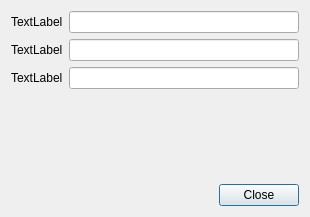
<?xml version="1.0" encoding="UTF-8"?>
<ui version="4.0">
 <class>Dialog</class>
 <widget class="QDialog" name="Dialog">
  <property name="geometry">
   <rect>
    <x>0</x>
    <y>0</y>
    <width>310</width>
    <height>217</height>
   </rect>
  </property>
  <property name="windowTitle">
   <string>Dialog</string>
  </property>
  <layout class="QVBoxLayout" name="verticalLayout">
   <item>
    <layout class="QGridLayout" name="gridLayout">
     <item row="0" column="0">
      <widget class="QLabel" name="label">
       <property name="minimumSize">
        <size>
         <width>0</width>
         <height>0</height>
        </size>
       </property>
       <property name="maximumSize">
        <size>
         <width>16777215</width>
         <height>16777215</height>
        </size>
       </property>
       <property name="text">
        <string>TextLabel</string>
       </property>
      </widget>
     </item>
     <item row="0" column="1">
      <widget class="QLineEdit" name="lineEdit">
       <property name="sizePolicy">
        <sizepolicy hsizetype="Expanding" vsizetype="Fixed">
         <horstretch>120</horstretch>
         <verstretch>0</verstretch>
        </sizepolicy>
       </property>
       <property name="minimumSize">
        <size>
         <width>0</width>
         <height>0</height>
        </size>
       </property>
      </widget>
     </item>
     <item row="1" column="0">
      <widget class="QLabel" name="label_2">
       <property name="text">
        <string>TextLabel</string>
       </property>
      </widget>
     </item>
     <item row="1" column="1">
      <widget class="QLineEdit" name="lineEdit_2"/>
     </item>
     <item row="2" column="0">
      <widget class="QLabel" name="label_3">
       <property name="text">
        <string>TextLabel</string>
       </property>
      </widget>
     </item>
     <item row="2" column="1">
      <widget class="QLineEdit" name="lineEdit_3"/>
     </item>
    </layout>
   </item>
   <item>
    <spacer name="verticalSpacer">
     <property name="orientation">
      <enum>Qt::Vertical</enum>
     </property>
     <property name="sizeHint" stdset="0">
      <size>
       <width>20</width>
       <height>40</height>
      </size>
     </property>
    </spacer>
   </item>
   <item>
    <widget class="QDialogButtonBox" name="buttonBox">
     <property name="orientation">
      <enum>Qt::Horizontal</enum>
     </property>
     <property name="standardButtons">
      <set>QDialogButtonBox::Close</set>
     </property>
     <property name="centerButtons">
      <bool>false</bool>
     </property>
    </widget>
   </item>
  </layout>
 </widget>
 <resources/>
 <connections>
  <connection>
   <sender>buttonBox</sender>
   <signal>accepted()</signal>
   <receiver>Dialog</receiver>
   <slot>accept()</slot>
   <hints>
    <hint type="sourcelabel">
     <x>248</x>
     <y>254</y>
    </hint>
    <hint type="destinationlabel">
     <x>157</x>
     <y>274</y>
    </hint>
   </hints>
  </connection>
  <connection>
   <sender>buttonBox</sender>
   <signal>rejected()</signal>
   <receiver>Dialog</receiver>
   <slot>reject()</slot>
   <hints>
    <hint type="sourcelabel">
     <x>316</x>
     <y>260</y>
    </hint>
    <hint type="destinationlabel">
     <x>286</x>
     <y>274</y>
    </hint>
   </hints>
  </connection>
 </connections>
</ui>
